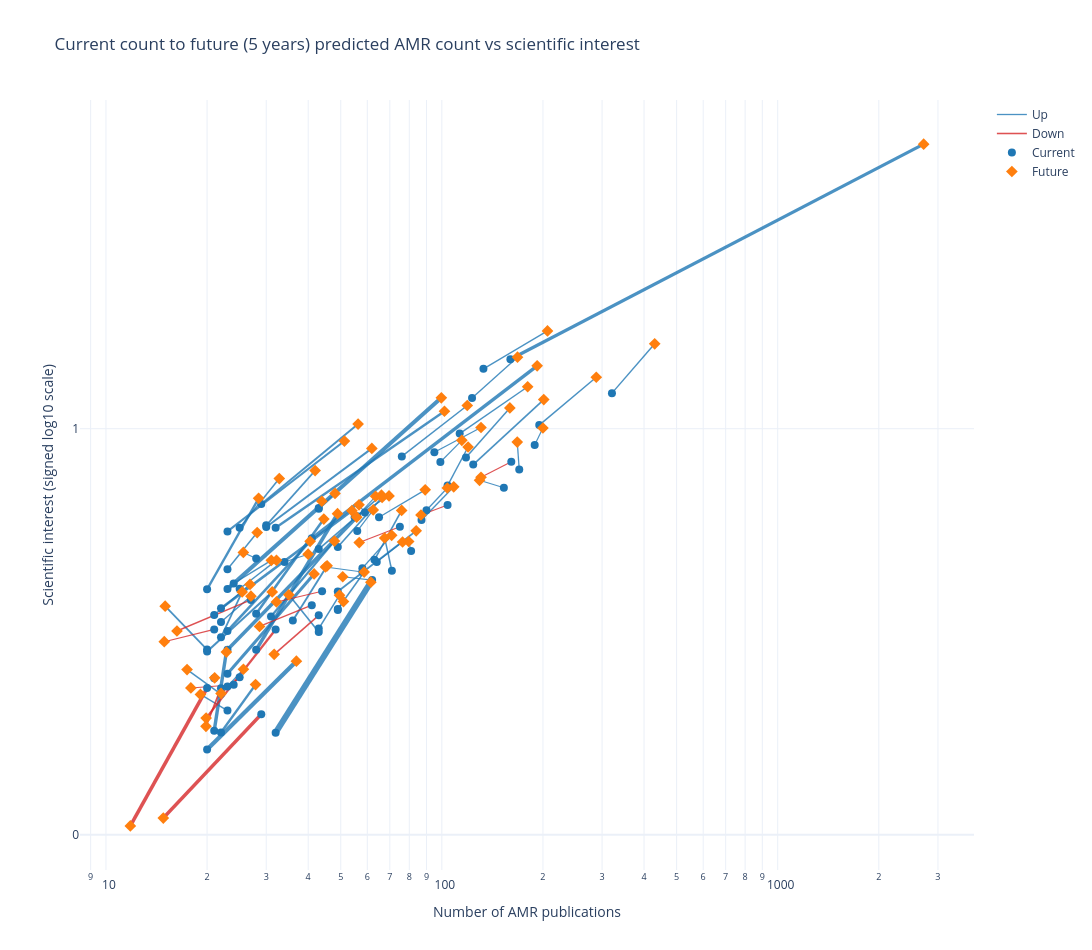

The cell this chart's notebook holds for it:
### Markdown cell above
## Predicted AMR count vs scientific interest

Each label shows the pathogen and antibiotic on separate lines. The arrow starts at the latest predicted AMR count and SI, and points to the prediction `RANK_NUM_FUTURE_YEARS` years ahead.

### Code cell
RANK_SAMPLE_SIZE = 5000
RANK_SAMPLE_RANDOM_STATE = None
PLOT_MIN_CURRENT_COUNT = 20
PLOT_MAX_COUNT = 1e4

plot_rank_df = rank_df.loc[
    rank_df["current_count"] >= PLOT_MIN_CURRENT_COUNT
].copy()
plot_rank_df["plot_current_predicted_count"] = plot_rank_df["current_count"].clip(
    upper=PLOT_MAX_COUNT
)
plot_rank_df["plot_future_predicted_count"] = plot_rank_df["future_predicted_count"].clip(
    upper=PLOT_MAX_COUNT
)
sample_n = min(RANK_SAMPLE_SIZE, len(plot_rank_df))
sample_rank_df = plot_rank_df.sample(sample_n, random_state=RANK_SAMPLE_RANDOM_STATE)
fig = plot_interactive_yearly_rank_shift(
    sample_rank_df,
    title=(
        f"Current count to future ({RANK_NUM_FUTURE_YEARS} years) predicted AMR count vs scientific interest"
    ),
)

### Figure 1 — Plotly figure (JSON) as saved in the notebook; plotly's stock layout.template omitted (floating-point values rounded to 4 significant figures; data arrays with more than 128 entries replaced by an {"elided": "..."} marker saying what was removed)
{"data": [{"hoverinfo": "skip", "line": {"color": "rgba(31, 119, 180, 0.8)", "width": 1.314}, "mode": "lines", "name": "Up", "showlegend": true, "type": "scatter", "x": [24, 31.07], "y": [0.1863, 0.2034]}, {"hoverinfo": "skip", "line": {"color": "rgba(31, 119, 180, 0.8)", "width": 3.558}, "mode": "lines", "name": "Up", "showlegend": false, "type": "scatter", "x": [23, 55.78], "y": [0.1371, 0.2354]}, {"hoverinfo": "skip", "line": {"color": "rgba(31, 119, 180, 0.8)", "width": 1.585}, "mode": "lines", "name": "Up", "showlegend": false, "type": "scatter", "x": [25, 32.81], "y": [0.2276, 0.264]}, {"hoverinfo": "skip", "line": {"color": "rgba(31, 119, 180, 0.8)", "width": 1.509}, "mode": "lines", "name": "Up", "showlegend": false, "type": "scatter", "x": [118, 159.4], "y": [0.2796, 0.3165]}, {"hoverinfo": "skip", "line": {"color": "rgba(31, 119, 180, 0.8)", "width": 1.218}, "mode": "lines", "name": "Up", "showlegend": false, "type": "scatter", "x": [99, 114.7], "y": [0.2764, 0.2924]}, {"hoverinfo": "skip", "line": {"color": "rgba(31, 119, 180, 0.8)", "width": 1.086}, "mode": "lines", "name": "Up", "showlegend": false, "type": "scatter", "x": [59, 56.67], "y": [0.2388, 0.2446]}, {"hoverinfo": "skip", "line": {"color": "rgba(31, 119, 180, 0.8)", "width": 3.176}, "mode": "lines", "name": "Up", "showlegend": false, "type": "scatter", "x": [160, 2720.0], "y": [0.3526, 0.5121]}, {"hoverinfo": "skip", "line": {"color": "rgba(31, 119, 180, 0.8)", "width": 1.4}, "mode": "lines", "name": "Up", "showlegend": false, "type": "scatter", "x": [23, 19.11], "y": [0.09201, 0.104]}, {"hoverinfo": "skip", "line": {"color": "rgba(31, 119, 180, 0.8)", "width": 1.248}, "mode": "lines", "name": "Up", "showlegend": false, "type": "scatter", "x": [56, 62.48], "y": [0.2251, 0.2408]}, {"hoverinfo": "skip", "line": {"color": "rgba(31, 119, 180, 0.8)", "width": 1.248}, "mode": "lines", "name": "Up", "showlegend": false, "type": "scatter", "x": [90, 103.8], "y": [0.2406, 0.2571]}, {"hoverinfo": "skip", "line": {"color": "rgba(31, 119, 180, 0.8)", "width": 1.682}, "mode": "lines", "name": "Up", "showlegend": false, "type": "scatter", "x": [124, 201.1], "y": [0.2745, 0.3226]}, {"hoverinfo": "skip", "line": {"color": "rgba(31, 119, 180, 0.8)", "width": 2.449}, "mode": "lines", "name": "Up", "showlegend": false, "type": "scatter", "x": [22, 27.88], "y": [0.07578, 0.1113]}, {"hoverinfo": "skip", "line": {"color": "rgba(31, 119, 180, 0.8)", "width": 1.414}, "mode": "lines", "name": "Up", "showlegend": false, "type": "scatter", "x": [104, 119.7], "y": [0.2588, 0.2875]}, {"hoverinfo": "skip", "line": {"color": "rgba(31, 119, 180, 0.8)", "width": 1.009}, "mode": "lines", "name": "Up", "showlegend": false, "type": "scatter", "x": [21, 21.07], "y": [0.116, 0.1163]}, {"hoverinfo": "skip", "line": {"color": "rgba(31, 119, 180, 0.8)", "width": 1.775}, "mode": "lines", "name": "Up", "showlegend": false, "type": "scatter", "x": [20, 15.0], "y": [0.1372, 0.1694]}, {"hoverinfo": "skip", "line": {"color": "rgba(31, 119, 180, 0.8)", "width": 2.544}, "mode": "lines", "name": "Up", "showlegend": false, "type": "scatter", "x": [22, 53.99], "y": [0.1678, 0.2402]}, {"hoverinfo": "skip", "line": {"color": "rgba(31, 119, 180, 0.8)", "width": 1.681}, "mode": "lines", "name": "Up", "showlegend": false, "type": "scatter", "x": [43, 66.11], "y": [0.2117, 0.2517]}, {"hoverinfo": "skip", "line": {"color": "rgba(31, 119, 180, 0.8)", "width": 1.457}, "mode": "lines", "name": "Up", "showlegend": false, "type": "scatter", "x": [113, 180.1], "y": [0.2974, 0.3321]}, {"hoverinfo": "skip", "line": {"color": "rgba(31, 119, 180, 0.8)", "width": 3.635}, "mode": "lines", "name": "Up", "showlegend": false, "type": "scatter", "x": [28, 48.91], "y": [0.1371, 0.238]}, {"hoverinfo": "skip", "line": {"color": "rgba(31, 119, 180, 0.8)", "width": 2.523}, "mode": "lines", "name": "Up", "showlegend": false, "type": "scatter", "x": [28, 44.53], "y": [0.1638, 0.234]}, {"hoverinfo": "skip", "line": {"color": "rgba(31, 119, 180, 0.8)", "width": 1.255}, "mode": "lines", "name": "Up", "showlegend": false, "type": "scatter", "x": [64, 76.39], "y": [0.2021, 0.217]}, {"hoverinfo": "skip", "line": {"color": "rgba(31, 119, 180, 0.8)", "width": 1.332}, "mode": "lines", "name": "Up", "showlegend": false, "type": "scatter", "x": [133, 206.3], "y": [0.3454, 0.3735]}, {"hoverinfo": "skip", "line": {"color": "rgba(31, 119, 180, 0.8)", "width": 1.556}, "mode": "lines", "name": "Up", "showlegend": false, "type": "scatter", "x": [49, 58.71], "y": [0.1673, 0.1947]}, {"hoverinfo": "skip", "line": {"color": "rgba(31, 119, 180, 0.8)", "width": 3.416}, "mode": "lines", "name": "Up", "showlegend": false, "type": "scatter", "x": [21, 22.82], "y": [0.07696, 0.1354]}, {"hoverinfo": "skip", "line": {"color": "rgba(31, 119, 180, 0.8)", "width": 1.404}, "mode": "lines", "name": "Up", "showlegend": false, "type": "scatter", "x": [22, 27.02], "y": [0.1576, 0.1768]}, {"hoverinfo": "skip", "line": {"color": "rgba(31, 119, 180, 0.8)", "width": 1.064}, "mode": "lines", "name": "Up", "showlegend": false, "type": "scatter", "x": [58, 45.03], "y": [0.1948, 0.1985]}, {"hoverinfo": "skip", "line": {"color": "rgba(31, 119, 180, 0.8)", "width": 1.873}, "mode": "lines", "name": "Up", "showlegend": false, "type": "scatter", "x": [36, 45.54], "y": [0.1587, 0.1994]}, {"hoverinfo": "skip", "line": {"color": "rgba(31, 119, 180, 0.8)", "width": 1.224}, "mode": "lines", "name": "Up", "showlegend": false, "type": "scatter", "x": [56, 63.51], "y": [0.2362, 0.2509]}, {"hoverinfo": "skip", "line": {"color": "rgba(31, 119, 180, 0.8)", "width": 2.126}, "mode": "lines", "name": "Up", "showlegend": false, "type": "scatter", "x": [23, 51.28], "y": [0.2249, 0.2919]}, {"hoverinfo": "skip", "line": {"color": "rgba(31, 119, 180, 0.8)", "width": 1.282}, "mode": "lines", "name": "Up", "showlegend": false, "type": "scatter", "x": [170, 167.7], "y": [0.2708, 0.2911]}, {"hoverinfo": "skip", "line": {"color": "rgba(31, 119, 180, 0.8)", "width": 1.768}, "mode": "lines", "name": "Up", "showlegend": false, "type": "scatter", "x": [22, 25.44], "y": [0.1463, 0.18]}, {"hoverinfo": "skip", "line": {"color": "rgba(31, 119, 180, 0.8)", "width": 1.117}, "mode": "lines", "name": "Up", "showlegend": false, "type": "scatter", "x": [81, 79.65], "y": [0.2103, 0.2174]}, {"hoverinfo": "skip", "line": {"color": "rgba(31, 119, 180, 0.8)", "width": 1.452}, "mode": "lines", "name": "Up", "showlegend": false, "type": "scatter", "x": [321, 430.3], "y": [0.3274, 0.364]}, {"hoverinfo": "skip", "line": {"color": "rgba(31, 119, 180, 0.8)", "width": 1.958}, "mode": "lines", "name": "Up", "showlegend": false, "type": "scatter", "x": [30, 61.88], "y": [0.2281, 0.2864]}, {"hoverinfo": "skip", "line": {"color": "rgba(31, 119, 180, 0.8)", "width": 4.274}, "mode": "lines", "name": "Up", "showlegend": false, "type": "scatter", "x": [20, 36.89], "y": [0.06318, 0.1286]}, {"hoverinfo": "skip", "line": {"color": "rgba(31, 119, 180, 0.8)", "width": 1.312}, "mode": "lines", "name": "Up", "showlegend": false, "type": "scatter", "x": [65, 89.21], "y": [0.2354, 0.2557]}, {"hoverinfo": "skip", "line": {"color": "rgba(31, 119, 180, 0.8)", "width": 1.468}, "mode": "lines", "name": "Up", "showlegend": false, "type": "scatter", "x": [21, 26.84], "y": [0.1629, 0.1856]}, {"hoverinfo": "skip", "line": {"color": "rgba(31, 119, 180, 0.8)", "width": 1.073}, "mode": "lines", "name": "Up", "showlegend": false, "type": "scatter", "x": [43, 43.93], "y": [0.2423, 0.2472]}, {"hoverinfo": "skip", "line": {"color": "rgba(31, 119, 180, 0.8)", "width": 1.242}, "mode": "lines", "name": "Up", "showlegend": false, "type": "scatter", "x": [55, 69.62], "y": [0.2354, 0.2512]}, {"hoverinfo": "skip", "line": {"color": "rgba(31, 119, 180, 0.8)", "width": 1.462}, "mode": "lines", "name": "Up", "showlegend": false, "type": "scatter", "x": [195, 288.3], "y": [0.3037, 0.3392]}, {"hoverinfo": "skip", "line": {"color": "rgba(31, 119, 180, 0.8)", "width": 1.245}, "mode": "lines", "name": "Up", "showlegend": false, "type": "scatter", "x": [95, 130.8], "y": [0.2836, 0.3019]}, {"hoverinfo": "skip", "line": {"color": "rgba(31, 119, 180, 0.8)", "width": 1.64}, "mode": "lines", "name": "Up", "showlegend": false, "type": "scatter", "x": [63, 75.91], "y": [0.2038, 0.2404]}, {"hoverinfo": "skip", "line": {"color": "rgba(31, 119, 180, 0.8)", "width": 1.546}, "mode": "lines", "name": "Up", "showlegend": false, "type": "scatter", "x": [22, 17.43], "y": [0.1042, 0.1224]}, {"hoverinfo": "skip", "line": {"color": "rgba(31, 119, 180, 0.8)", "width": 3.352}, "mode": "lines", "name": "Up", "showlegend": false, "type": "scatter", "x": [41, 192.2], "y": [0.2197, 0.3477]}, {"hoverinfo": "skip", "line": {"color": "rgba(31, 119, 180, 0.8)", "width": 2.533}, "mode": "lines", "name": "Up", "showlegend": false, "type": "scatter", "x": [23, 40.53], "y": [0.1511, 0.2175]}, {"hoverinfo": "skip", "line": {"color": "rgba(31, 119, 180, 0.8)", "width": 1.166}, "mode": "lines", "name": "Up", "showlegend": false, "type": "scatter", "x": [189, 200.0], "y": [0.2889, 0.3015]}, {"hoverinfo": "skip", "line": {"color": "rgba(31, 119, 180, 0.8)", "width": 1.381}, "mode": "lines", "name": "Up", "showlegend": false, "type": "scatter", "x": [87, 108.5], "y": [0.2334, 0.2579]}, {"hoverinfo": "skip", "line": {"color": "rgba(31, 119, 180, 0.8)", "width": 1.079}, "mode": "lines", "name": "Up", "showlegend": false, "type": "scatter", "x": [153, 129.5], "y": [0.2572, 0.2628]}, {"hoverinfo": "skip", "line": {"color": "rgba(31, 119, 180, 0.8)", "width": 2.085}, "mode": "lines", "name": "Up", "showlegend": false, "type": "scatter", "x": [20, 31.26], "y": [0.1359, 0.18]}, {"hoverinfo": "skip", "line": {"color": "rgba(31, 119, 180, 0.8)", "width": 1.366}, "mode": "lines", "name": "Up", "showlegend": false, "type": "scatter", "x": [23, 25.66], "y": [0.1098, 0.1227]}, {"hoverinfo": "skip", "line": {"color": "rgba(31, 119, 180, 0.8)", "width": 1.429}, "mode": "lines", "name": "Up", "showlegend": false, "type": "scatter", "x": [58, 70.9], "y": [0.1976, 0.2219]}, {"hoverinfo": "skip", "line": {"color": "rgba(31, 119, 180, 0.8)", "width": 1.075}, "mode": "lines", "name": "Up", "showlegend": false, "type": "scatter", "x": [28, 25.64], "y": [0.2048, 0.2093]}, {"hoverinfo": "skip", "line": {"color": "rgba(31, 119, 180, 0.8)", "width": 1.482}, "mode": "lines", "name": "Up", "showlegend": false, "type": "scatter", "x": [23, 28.2], "y": [0.1969, 0.224]}, {"hoverinfo": "skip", "line": {"color": "rgba(31, 119, 180, 0.8)", "width": 1.54}, "mode": "lines", "name": "Up", "showlegend": false, "type": "scatter", "x": [43, 49.58], "y": [0.1528, 0.1776]}, {"hoverinfo": "skip", "line": {"color": "rgba(31, 119, 180, 0.8)", "width": 1.394}, "mode": "lines", "name": "Up", "showlegend": false, "type": "scatter", "x": [25, 32.18], "y": [0.1824, 0.2034]}, {"hoverinfo": "skip", "line": {"color": "rgba(31, 119, 180, 0.8)", "width": 1.432}, "mode": "lines", "name": "Up", "showlegend": false, "type": "scatter", "x": [71, 67.58], "y": [0.1957, 0.22]}, {"hoverinfo": "skip", "line": {"color": "rgba(31, 119, 180, 0.8)", "width": 2.203}, "mode": "lines", "name": "Up", "showlegend": false, "type": "scatter", "x": [31, 47.88], "y": [0.1618, 0.2177]}, {"hoverinfo": "skip", "line": {"color": "rgba(31, 119, 180, 0.8)", "width": 6}, "mode": "lines", "name": "Up", "showlegend": false, "type": "scatter", "x": [32, 61.47], "y": [0.0756, 0.1872]}, {"hoverinfo": "skip", "line": {"color": "rgba(31, 119, 180, 0.8)", "width": 3.107}, "mode": "lines", "name": "Up", "showlegend": false, "type": "scatter", "x": [23, 41.66], "y": [0.1193, 0.1933]}, {"hoverinfo": "skip", "line": {"color": "rgba(31, 119, 180, 0.8)", "width": 1.651}, "mode": "lines", "name": "Up", "showlegend": false, "type": "scatter", "x": [30, 41.95], "y": [0.2294, 0.27]}, {"hoverinfo": "skip", "line": {"color": "rgba(31, 119, 180, 0.8)", "width": 1.924}, "mode": "lines", "name": "Up", "showlegend": false, "type": "scatter", "x": [29, 56.32], "y": [0.2452, 0.3045]}, {"hoverinfo": "skip", "line": {"color": "rgba(31, 119, 180, 0.8)", "width": 1.17}, "mode": "lines", "name": "Up", "showlegend": false, "type": "scatter", "x": [43, 48.08], "y": [0.2417, 0.2531]}, {"hoverinfo": "skip", "line": {"color": "rgba(31, 119, 180, 0.8)", "width": 4.072}, "mode": "lines", "name": "Up", "showlegend": false, "type": "scatter", "x": [23, 99.65], "y": [0.1822, 0.324]}, {"hoverinfo": "skip", "line": {"color": "rgba(31, 119, 180, 0.8)", "width": 1.521}, "mode": "lines", "name": "Up", "showlegend": false, "type": "scatter", "x": [76, 119.0], "y": [0.2805, 0.3182]}, {"hoverinfo": "skip", "line": {"color": "rgba(31, 119, 180, 0.8)", "width": 2.472}, "mode": "lines", "name": "Up", "showlegend": false, "type": "scatter", "x": [32, 101.8], "y": [0.2276, 0.314]}, {"hoverinfo": "skip", "line": {"color": "rgba(31, 119, 180, 0.8)", "width": 1.045}, "mode": "lines", "name": "Up", "showlegend": false, "type": "scatter", "x": [62, 50.69], "y": [0.1887, 0.1913]}, {"hoverinfo": "skip", "line": {"color": "rgba(31, 119, 180, 0.8)", "width": 1.374}, "mode": "lines", "name": "Up", "showlegend": false, "type": "scatter", "x": [123, 168.0], "y": [0.3238, 0.354]}, {"hoverinfo": "skip", "line": {"color": "rgba(31, 119, 180, 0.8)", "width": 1.873}, "mode": "lines", "name": "Up", "showlegend": false, "type": "scatter", "x": [49, 83.87], "y": [0.1804, 0.2253]}, {"hoverinfo": "skip", "line": {"color": "rgba(31, 119, 180, 0.8)", "width": 1.125}, "mode": "lines", "name": "Up", "showlegend": false, "type": "scatter", "x": [49, 50.94], "y": [0.1665, 0.1728]}, {"hoverinfo": "skip", "line": {"color": "rgba(31, 119, 180, 0.8)", "width": 1.609}, "mode": "lines", "name": "Up", "showlegend": false, "type": "scatter", "x": [43, 35.03], "y": [0.1504, 0.1778]}, {"hoverinfo": "skip", "line": {"color": "rgba(31, 119, 180, 0.8)", "width": 2.34}, "mode": "lines", "name": "Up", "showlegend": false, "type": "scatter", "x": [20, 28.47], "y": [0.1819, 0.2494]}, {"hoverinfo": "skip", "line": {"color": "rgba(31, 119, 180, 0.8)", "width": 1.098}, "mode": "lines", "name": "Up", "showlegend": false, "type": "scatter", "x": [34, 39.99], "y": [0.2022, 0.208]}, {"hoverinfo": "skip", "line": {"color": "rgba(31, 119, 180, 0.8)", "width": 1.622}, "mode": "lines", "name": "Up", "showlegend": false, "type": "scatter", "x": [49, 66.41], "y": [0.2133, 0.2501]}, {"hoverinfo": "skip", "line": {"color": "rgba(214, 39, 40, 0.8)", "width": 1.562}, "mode": "lines", "name": "Down", "showlegend": true, "type": "scatter", "x": [43, 31.68], "y": [0.1626, 0.1337]}, {"hoverinfo": "skip", "line": {"color": "rgba(214, 39, 40, 0.8)", "width": 3.382}, "mode": "lines", "name": "Down", "showlegend": false, "type": "scatter", "x": [29, 14.81], "y": [0.08929, 0.01233]}, {"hoverinfo": "skip", "line": {"color": "rgba(214, 39, 40, 0.8)", "width": 1.191}, "mode": "lines", "name": "Down", "showlegend": false, "type": "scatter", "x": [21, 14.91], "y": [0.1522, 0.1431]}, {"hoverinfo": "skip", "line": {"color": "rgba(214, 39, 40, 0.8)", "width": 3.581}, "mode": "lines", "name": "Down", "showlegend": false, "type": "scatter", "x": [20, 11.82], "y": [0.1087, 0.006508]}, {"hoverinfo": "skip", "line": {"color": "rgba(214, 39, 40, 0.8)", "width": 2.295}, "mode": "lines", "name": "Down", "showlegend": false, "type": "scatter", "x": [32, 19.87], "y": [0.1521, 0.08642]}, {"hoverinfo": "skip", "line": {"color": "rgba(214, 39, 40, 0.8)", "width": 1.299}, "mode": "lines", "name": "Down", "showlegend": false, "type": "scatter", "x": [41, 28.66], "y": [0.1702, 0.1544]}, {"hoverinfo": "skip", "line": {"color": "rgba(214, 39, 40, 0.8)", "width": 1.064}, "mode": "lines", "name": "Down", "showlegend": false, "type": "scatter", "x": [24, 17.9], "y": [0.1111, 0.1088]}, {"hoverinfo": "skip", "line": {"color": "rgba(214, 39, 40, 0.8)", "width": 1.107}, "mode": "lines", "name": "Down", "showlegend": false, "type": "scatter", "x": [104, 86.68], "y": [0.2444, 0.237]}, {"hoverinfo": "skip", "line": {"color": "rgba(214, 39, 40, 0.8)", "width": 1.777}, "mode": "lines", "name": "Down", "showlegend": false, "type": "scatter", "x": [22, 19.85], "y": [0.1086, 0.08034]}, {"hoverinfo": "skip", "line": {"color": "rgba(214, 39, 40, 0.8)", "width": 1.145}, "mode": "lines", "name": "Down", "showlegend": false, "type": "scatter", "x": [44, 32.18], "y": [0.1805, 0.1726]}, {"hoverinfo": "skip", "line": {"color": "rgba(214, 39, 40, 0.8)", "width": 1.427}, "mode": "lines", "name": "Down", "showlegend": false, "type": "scatter", "x": [27, 16.27], "y": [0.1741, 0.151]}, {"hoverinfo": "skip", "line": {"color": "rgba(214, 39, 40, 0.8)", "width": 1.151}, "mode": "lines", "name": "Down", "showlegend": false, "type": "scatter", "x": [161, 130.8], "y": [0.2765, 0.265]}, {"hoverinfo": "skip", "line": {"color": "rgba(214, 39, 40, 0.8)", "width": 1.314}, "mode": "lines", "name": "Down", "showlegend": false, "type": "scatter", "x": [25, 22.01], "y": [0.1167, 0.1048]}, {"hoverinfo": "skip", "line": {"color": "rgba(214, 39, 40, 0.8)", "width": 1.178}, "mode": "lines", "name": "Down", "showlegend": false, "type": "scatter", "x": [75, 56.76], "y": [0.2283, 0.2166]}, {"customdata": {"elided": "87x6 mixed values"}, "hovertemplate": "<b>%{customdata[0]}</b><br>Antibiotic: %{customdata[1]}<br>nAMR: %{customdata[2]:.0f} -> %{customdata[4]:.0f}<br>SI: %{customdata[3]:.3f} -> %{customdata[5]:.3f}<extra></extra>", "marker": {"color": "#1f77b4", "size": 8}, "mode": "markers", "name": "Current", "type": "scatter", "x": [24.0, 23.0, 25.0, 118.0, 99.0, 59.0, 160.0, 23.0, 56.0, 43.0, 90.0, 29.0, 124.0, 22.0, 104.0, 21.0, 20.0, 22.0, 21.0, 20.0, 32.0, 43.0, 113.0, 28.0, 28.0, 64.0, 133.0, 49.0, 21.0, 41.0, 22.0, 58.0, 36.0, 56.0, 23.0, 170.0, 22.0, 81.0, 321.0, 30.0, 20.0, 24.0, 65.0, 21.0, 43.0, 55.0, 195.0, 95.0, 63.0, 22.0, 41.0, 23.0, 189.0, 87.0, 153.0, 104.0, 22.0, 20.0, 23.0, 44.0, 58.0, 28.0, 23.0, 43.0, 25.0, 27.0, 71.0, 31.0, 32.0, 23.0, 30.0, 29.0, 43.0, 23.0, 76.0, 32.0, 161.0, 62.0, 25.0, 75.0, 123.0, 49.0, 49.0, 43.0, 20.0, 34.0, 49.0], "y": [0.1863, 0.1371, 0.2276, 0.2796, 0.2764, 0.2388, 0.3526, 0.09201, 0.2251, 0.1626, 0.2406, 0.08929, 0.2745, 0.07578, 0.2588, 0.116, 0.1372, 0.1678, 0.1522, 0.1087, 0.1521, 0.2117, 0.2974, 0.1371, 0.1638, 0.2021, 0.3454, 0.1673, 0.07696, 0.1702, 0.1576, 0.1948, 0.1587, 0.2362, 0.2249, 0.2708, 0.1463, 0.2103, 0.3274, 0.2281, 0.06318, 0.1111, 0.2354, 0.1629, 0.2423, 0.2354, 0.3037, 0.2836, 0.2038, 0.1042, 0.2197, 0.1511, 0.2889, 0.2334, 0.2572, 0.2444, 0.1086, 0.1359, 0.1098, 0.1805, 0.1976, 0.2048, 0.1969, 0.1528, 0.1824, 0.1741, 0.1957, 0.1618, 0.0756, 0.1193, 0.2294, 0.2452, 0.2417, 0.1822, 0.2805, 0.2276, 0.2765, 0.1887, 0.1167, 0.2283, 0.3238, 0.1804, 0.1665, 0.1504, 0.1819, 0.2022, 0.2133]}, {"customdata": {"elided": "87x6 mixed values"}, "hovertemplate": "<b>%{customdata[0]}</b><br>Antibiotic: %{customdata[1]}<br>nAMR: %{customdata[2]:.0f} -> %{customdata[4]:.0f}<br>SI: %{customdata[3]:.3f} -> %{customdata[5]:.3f}<extra></extra>", "marker": {"color": "#ff7f0e", "size": 9, "symbol": "diamond"}, "mode": "markers", "name": "Future", "type": "scatter", "x": [31.07, 55.78, 32.81, 159.4, 114.7, 56.67, 2720.0, 19.11, 62.48, 31.68, 103.8, 14.81, 201.1, 27.88, 119.7, 21.07, 15.0, 53.99, 14.91, 11.82, 19.87, 66.11, 180.1, 48.91, 44.53, 76.39, 206.3, 58.71, 22.82, 28.66, 27.02, 45.03, 45.54, 63.51, 51.28, 167.7, 25.44, 79.65, 430.3, 61.88, 36.89, 17.9, 89.21, 26.84, 43.93, 69.62, 288.3, 130.8, 75.91, 17.43, 192.2, 40.53, 200.0, 108.5, 129.5, 86.68, 19.85, 31.26, 25.66, 32.18, 70.9, 25.64, 28.2, 49.58, 32.18, 16.27, 67.58, 47.88, 61.47, 41.66, 41.95, 56.32, 48.08, 99.65, 119.0, 101.8, 130.8, 50.69, 22.01, 56.76, 168.0, 83.87, 50.94, 35.03, 28.47, 39.99, 66.41], "y": [0.2034, 0.2354, 0.264, 0.3165, 0.2924, 0.2446, 0.5121, 0.104, 0.2408, 0.1337, 0.2571, 0.01233, 0.3226, 0.1113, 0.2875, 0.1163, 0.1694, 0.2402, 0.1431, 0.006508, 0.08642, 0.2517, 0.3321, 0.238, 0.234, 0.217, 0.3735, 0.1947, 0.1354, 0.1544, 0.1768, 0.1985, 0.1994, 0.2509, 0.2919, 0.2911, 0.18, 0.2174, 0.364, 0.2864, 0.1286, 0.1088, 0.2557, 0.1856, 0.2472, 0.2512, 0.3392, 0.3019, 0.2404, 0.1224, 0.3477, 0.2175, 0.3015, 0.2579, 0.2628, 0.237, 0.08034, 0.18, 0.1227, 0.1726, 0.2219, 0.2093, 0.224, 0.1776, 0.2034, 0.151, 0.22, 0.2177, 0.1872, 0.1933, 0.27, 0.3045, 0.2531, 0.324, 0.3182, 0.314, 0.265, 0.1913, 0.1048, 0.2166, 0.354, 0.2253, 0.1728, 0.1778, 0.2494, 0.208, 0.2501]}], "layout": {"dragmode": "pan", "height": 950, "title": {"text": "Current count to future (5 years) predicted AMR count vs scientific interest"}, "width": 1400, "xaxis": {"title": {"text": "Number of AMR publications"}, "type": "log"}, "yaxis": {"tickmode": "array", "ticktext": ["-100", "-10", "-1", "0", "1", "10", "100"], "tickvals": [-2.004, -1.041, -0.301, 0, 0.301, 1.041, 2.004], "title": {"text": "Scientific interest (signed log10 scale)"}}}}
